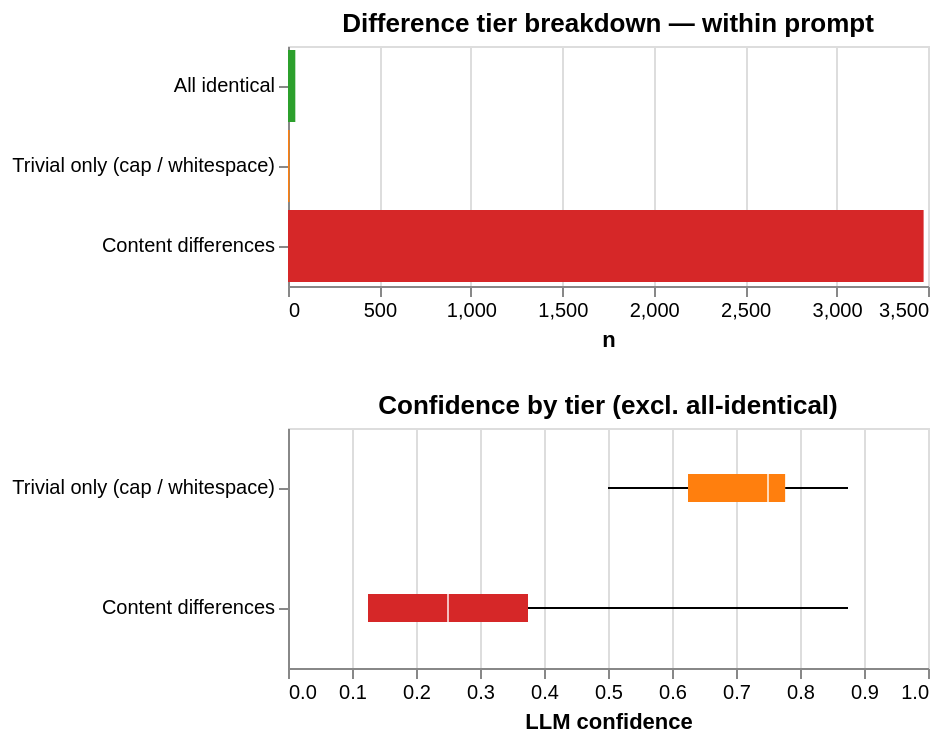

Here is the notebook cell this chart was saved with:
### Code cell
diff_df = scored_df[scored_df['llm_total_services'] >= 2].copy()
diff_df['diff_tier']  = diff_df['llm_difference_types'].apply(classify_diff_tier)
diff_df['tier_label'] = diff_df['diff_tier'].map(TIER_LABELS)

tier_counts = (diff_df['diff_tier'].value_counts()
               .reset_index().rename(columns={'count': 'n'}))
tier_counts.columns = ['diff_tier', 'n']
tier_counts['pct'] = (tier_counts['n'] / len(diff_df) * 100).round(1)
tier_counts['label'] = tier_counts['diff_tier'].map(TIER_LABELS)
for _, r in tier_counts.sort_values('diff_tier').iterrows():
    print(f"  {r['label']}: {r['n']} ({r['pct']}%)")

tier_bar = alt.Chart(tier_counts).mark_bar().encode(
    x='n:Q',
    y=alt.Y('label:N', sort=[TIER_LABELS[t] for t in TIER_ORDER], title=None),
    color=alt.Color('diff_tier:N',
        scale=alt.Scale(domain=TIER_ORDER,
                        range=[TIER_COLOURS[t] for t in TIER_ORDER]),
        legend=None),
).properties(width=320, height=120, title='Difference tier breakdown — within prompt')

non_identical = diff_df[diff_df['diff_tier'] != 'all_identical'].copy()
conf_box = alt.Chart(non_identical).mark_boxplot(extent='min-max').encode(
    x=alt.X('llm_confidence:Q', scale=alt.Scale(domain=[0, 1]),
            title='LLM confidence'),
    y=alt.Y('tier_label:N',
            sort=[TIER_LABELS['trivial_only'], TIER_LABELS['has_content']],
            title=None),
    color=alt.Color('diff_tier:N',
        scale=alt.Scale(domain=TIER_ORDER,
                        range=[TIER_COLOURS[t] for t in TIER_ORDER]),
        legend=None),
).properties(width=320, height=120,
             title='Confidence by tier (excl. all-identical)')

tier_bar & conf_box

### Figure 1 — Vega specification as saved in the notebook (floating-point values rounded to 4 significant figures)
{"$schema": "https://vega.github.io/schema/vega/v6.json", "data": [{"name": "source_0"}, {"name": "data_0", "values": [{"diff_tier": "has_content", "label": "Content differences", "n_end": 3476.0, "n_start": 0.0}, {"diff_tier": "all_identical", "label": "All identical", "n_end": 40.0, "n_start": 0.0}, {"diff_tier": "trivial_only", "label": "Trivial only (cap / whitespace)", "n_end": 8.0, "n_start": 0.0}]}, {"name": "source_1"}, {"name": "data_2", "values": [{"diff_tier": "has_content", "lower_box_llm_confidence": 0.125, "lower_whisker_llm_confidence": 0.125, "mid_box_llm_confidence": 0.25, "tier_label": "Content differences", "upper_box_llm_confidence": 0.375, "upper_whisker_llm_confidence": 0.875}, {"diff_tier": "trivial_only", "lower_box_llm_confidence": 0.625, "lower_whisker_llm_confidence": 0.5, "mid_box_llm_confidence": 0.75, "tier_label": "Trivial only (cap / whitespace)", "upper_box_llm_confidence": 0.7768, "upper_whisker_llm_confidence": 0.875}]}, {"name": "data_3", "values": [{"diff_tier": "has_content", "lower_box_llm_confidence": 0.125, "lower_whisker_llm_confidence": 0.125, "mid_box_llm_confidence": 0.25, "tier_label": "Content differences", "upper_box_llm_confidence": 0.375, "upper_whisker_llm_confidence": 0.875}, {"diff_tier": "trivial_only", "lower_box_llm_confidence": 0.625, "lower_whisker_llm_confidence": 0.5, "mid_box_llm_confidence": 0.75, "tier_label": "Trivial only (cap / whitespace)", "upper_box_llm_confidence": 0.7768, "upper_whisker_llm_confidence": 0.875}]}, {"name": "data_4", "values": [{"diff_tier": "has_content", "lower_box_llm_confidence": 0.125, "lower_whisker_llm_confidence": 0.125, "mid_box_llm_confidence": 0.25, "tier_label": "Content differences", "upper_box_llm_confidence": 0.375, "upper_whisker_llm_confidence": 0.875}, {"diff_tier": "trivial_only", "lower_box_llm_confidence": 0.625, "lower_whisker_llm_confidence": 0.5, "mid_box_llm_confidence": 0.75, "tier_label": "Trivial only (cap / whitespace)", "upper_box_llm_confidence": 0.7768, "upper_whisker_llm_confidence": 0.875}]}, {"name": "data_5", "values": [{"diff_tier": "has_content", "lower_box_llm_confidence": 0.125, "lower_whisker_llm_confidence": 0.125, "mid_box_llm_confidence": 0.25, "tier_label": "Content differences", "upper_box_llm_confidence": 0.375, "upper_whisker_llm_confidence": 0.875}, {"diff_tier": "trivial_only", "lower_box_llm_confidence": 0.625, "lower_whisker_llm_confidence": 0.5, "mid_box_llm_confidence": 0.75, "tier_label": "Trivial only (cap / whitespace)", "upper_box_llm_confidence": 0.7768, "upper_whisker_llm_confidence": 0.875}]}, {"name": "source_0_concat_0_y_domain_label", "values": [{"label": "Content differences", "sort_field": 2.0}, {"label": "All identical", "sort_field": 0.0}, {"label": "Trivial only (cap / whitespace)", "sort_field": 1.0}]}, {"name": "source_1_concat_1_y_domain_tier_label", "values": [{"sort_field": 1.0, "tier_label": "Content differences"}, {"sort_field": 0.0, "tier_label": "Trivial only (cap / whitespace)"}]}], "signals": [{"name": "childHeight", "value": 120}], "marks": [{"type": "group", "name": "concat_0_group", "encode": {"update": {"width": {"signal": "width"}, "height": {"signal": "childHeight"}}}, "marks": [{"type": "rect", "name": "concat_0_marks", "from": {"data": "data_0"}, "encode": {"update": {"fill": {"field": "diff_tier", "scale": "color"}, "x": {"field": "n_end", "scale": "concat_0_x"}, "x2": {"field": "n_start", "scale": "concat_0_x"}, "y": {"field": "label", "scale": "concat_0_y"}, "height": {"signal": "max(0.25, bandwidth('concat_0_y'))"}}}, "style": ["bar"]}], "axes": [{"scale": "concat_0_x", "tickCount": {"signal": "ceil(width/40)"}, "grid": true, "gridScale": "concat_0_y", "domain": false, "aria": false, "minExtent": 0, "zindex": 0, "orient": "bottom", "ticks": false, "maxExtent": 0, "labels": false}, {"scale": "concat_0_x", "tickCount": {"signal": "ceil(width/40)"}, "labelFlush": true, "grid": false, "orient": "bottom", "title": "n", "zindex": 0, "labelOverlap": true}, {"scale": "concat_0_y", "zindex": 0, "orient": "left", "grid": false}], "title": {"text": "Difference tier breakdown — within prompt", "frame": "group"}, "style": "cell"}, {"type": "group", "name": "concat_1_group", "encode": {"update": {"width": {"signal": "width"}, "height": {"signal": "childHeight"}}}, "marks": [{"type": "rule", "name": "concat_1_layer_0_marks", "from": {"data": "data_2"}, "encode": {"update": {"stroke": {"value": "black"}, "x": {"field": "lower_whisker_llm_confidence", "scale": "concat_1_x"}, "x2": {"field": "lower_box_llm_confidence", "scale": "concat_1_x"}, "tooltip": {"signal": "{\"Max of LLM confidence\": format(datum[\"upper_whisker_llm_confidence\"], \"\"), \"Q3 of LLM confidence\": format(datum[\"upper_box_llm_confidence\"], \"\"), \"Median of LLM confidence\": format(datum[\"mid_box_llm_confidence\"], \"\"), \"Q1 of LLM confidence\": format(datum[\"lower_box_llm_confidence\"], \"\"), \"Min of LLM confidence\": format(datum[\"lower_whisker_llm_confidence\"], \"\"), \"diff_tier\": isValid(datum[\"diff_tier\"]) ? datum[\"diff_tier\"] : \"\"+datum[\"diff_tier\"], \"tier_label\": isValid(datum[\"tier_label\"]) ? datum[\"tier_label\"] : \"\"+datum[\"tier_label\"]}"}, "y": {"field": "tier_label", "scale": "concat_1_y", "band": 0.5}}}, "style": ["rule", "boxplot-rule"], "aria": false}, {"type": "rule", "name": "concat_1_layer_1_marks", "from": {"data": "data_3"}, "encode": {"update": {"x": {"field": "upper_box_llm_confidence", "scale": "concat_1_x"}, "stroke": {"value": "black"}, "tooltip": {"signal": "{\"Max of LLM confidence\": format(datum[\"upper_whisker_llm_confidence\"], \"\"), \"Q3 of LLM confidence\": format(datum[\"upper_box_llm_confidence\"], \"\"), \"Median of LLM confidence\": format(datum[\"mid_box_llm_confidence\"], \"\"), \"Q1 of LLM confidence\": format(datum[\"lower_box_llm_confidence\"], \"\"), \"Min of LLM confidence\": format(datum[\"lower_whisker_llm_confidence\"], \"\"), \"diff_tier\": isValid(datum[\"diff_tier\"]) ? datum[\"diff_tier\"] : \"\"+datum[\"diff_tier\"], \"tier_label\": isValid(datum[\"tier_label\"]) ? datum[\"tier_label\"] : \"\"+datum[\"tier_label\"]}"}, "x2": {"field": "upper_whisker_llm_confidence", "scale": "concat_1_x"}, "y": {"field": "tier_label", "scale": "concat_1_y", "band": 0.5}}}, "style": ["rule", "boxplot-rule"], "aria": false}, {"type": "rect", "name": "concat_1_layer_2_marks", "from": {"data": "data_4"}, "encode": {"update": {"yc": {"field": "tier_label", "scale": "concat_1_y", "band": 0.5}, "height": {"value": 14}, "tooltip": {"signal": "{\"Max of LLM confidence\": format(datum[\"upper_whisker_llm_confidence\"], \"\"), \"Q3 of LLM confidence\": format(datum[\"upper_box_llm_confidence\"], \"\"), \"Median of LLM confidence\": format(datum[\"mid_box_llm_confidence\"], \"\"), \"Q1 of LLM confidence\": format(datum[\"lower_box_llm_confidence\"], \"\"), \"Min of LLM confidence\": format(datum[\"lower_whisker_llm_confidence\"], \"\"), \"diff_tier\": isValid(datum[\"diff_tier\"]) ? datum[\"diff_tier\"] : \"\"+datum[\"diff_tier\"], \"tier_label\": isValid(datum[\"tier_label\"]) ? datum[\"tier_label\"] : \"\"+datum[\"tier_label\"]}"}, "x2": {"field": "upper_box_llm_confidence", "scale": "concat_1_x"}, "fill": {"field": "diff_tier", "scale": "color"}, "x": {"field": "lower_box_llm_confidence", "scale": "concat_1_x"}}}, "style": ["bar", "boxplot-box"]}, {"type": "rect", "name": "concat_1_layer_3_marks", "from": {"data": "data_5"}, "encode": {"update": {"xc": {"field": "mid_box_llm_confidence", "scale": "concat_1_x"}, "tooltip": {"signal": "{\"Max of LLM confidence\": format(datum[\"upper_whisker_llm_confidence\"], \"\"), \"Q3 of LLM confidence\": format(datum[\"upper_box_llm_confidence\"], \"\"), \"Median of LLM confidence\": format(datum[\"mid_box_llm_confidence\"], \"\"), \"Q1 of LLM confidence\": format(datum[\"lower_box_llm_confidence\"], \"\"), \"Min of LLM confidence\": format(datum[\"lower_whisker_llm_confidence\"], \"\"), \"diff_tier\": isValid(datum[\"diff_tier\"]) ? datum[\"diff_tier\"] : \"\"+datum[\"diff_tier\"], \"tier_label\": isValid(datum[\"tier_label\"]) ? datum[\"tier_label\"] : \"\"+datum[\"tier_label\"]}"}, "width": {"value": 1}, "opacity": {"value": 0.7}, "fill": [{"field": "diff_tier", "scale": "color", "test": "datum['lower_box_llm_confidence'] >= datum['upper_box_llm_confidence']"}, {"value": "white"}], "yc": {"field": "tier_label", "scale": "concat_1_y", "band": 0.5}, "height": {"value": 14}}}, "style": ["tick", "boxplot-median"], "aria": false}], "axes": [{"scale": "concat_1_x", "orient": "bottom", "grid": true, "ticks": false, "labels": false, "aria": false, "maxExtent": 0, "domain": false, "minExtent": 0, "zindex": 0, "tickCount": {"signal": "ceil(width/40)"}, "gridScale": "concat_1_y"}, {"scale": "concat_1_x", "zindex": 0, "tickCount": {"signal": "ceil(width/40)"}, "grid": false, "labelOverlap": true, "title": "LLM confidence", "orient": "bottom", "labelFlush": true}, {"scale": "concat_1_y", "zindex": 0, "orient": "left", "grid": false}], "title": {"text": "Confidence by tier (excl. all-identical)", "frame": "group"}, "style": "cell"}], "scales": [{"name": "color", "type": "ordinal", "domain": ["all_identical", "trivial_only", "has_content"], "range": ["#2ca02c", "#ff7f0e", "#d62728"]}, {"name": "concat_0_x", "type": "linear", "domain": {"data": "data_0", "fields": ["n_start", "n_end"]}, "range": [0, {"signal": "width"}], "zero": true, "nice": true}, {"name": "concat_0_y", "type": "band", "domain": {"data": "source_0_concat_0_y_domain_label", "field": "label", "sort": {"op": "max", "field": "sort_field"}}, "range": [0, {"signal": "childHeight"}], "paddingOuter": 0.05, "paddingInner": 0.1}, {"name": "concat_1_x", "type": "linear", "domain": [0, 1], "range": [0, {"signal": "width"}], "zero": true}, {"name": "concat_1_y", "type": "band", "domain": {"data": "source_1_concat_1_y_domain_tier_label", "field": "tier_label", "sort": {"op": "max", "field": "sort_field"}}, "range": [0, {"signal": "childHeight"}], "paddingOuter": 0, "paddingInner": 0}], "background": "white", "padding": 5, "layout": {"padding": 20, "columns": 1, "bounds": "full", "align": "each"}, "width": 320}
